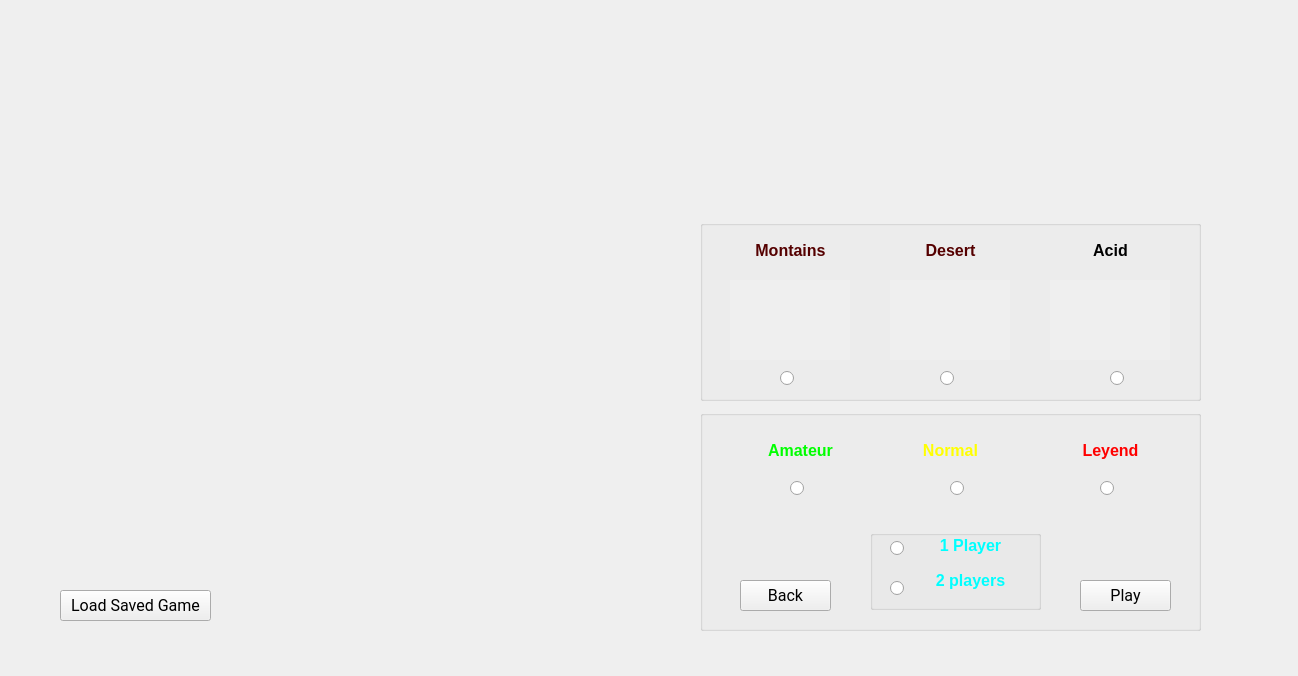
<?xml version="1.0" encoding="UTF-8"?>
<ui version="4.0">
 <class>game_options</class>
 <widget class="QWidget" name="game_options">
  <property name="geometry">
   <rect>
    <x>0</x>
    <y>0</y>
    <width>1298</width>
    <height>676</height>
   </rect>
  </property>
  <property name="windowTitle">
   <string>Form</string>
  </property>
  <widget class="QGroupBox" name="groupBox">
   <property name="geometry">
    <rect>
     <x>700</x>
     <y>220</y>
     <width>501</width>
     <height>181</height>
    </rect>
   </property>
   <property name="title">
    <string/>
   </property>
   <widget class="QWidget" name="picture2" native="true">
    <property name="geometry">
     <rect>
      <x>190</x>
      <y>60</y>
      <width>120</width>
      <height>80</height>
     </rect>
    </property>
    <property name="autoFillBackground">
     <bool>true</bool>
    </property>
   </widget>
   <widget class="QWidget" name="picture3" native="true">
    <property name="geometry">
     <rect>
      <x>350</x>
      <y>60</y>
      <width>120</width>
      <height>80</height>
     </rect>
    </property>
    <property name="autoFillBackground">
     <bool>true</bool>
    </property>
   </widget>
   <widget class="QWidget" name="picture1" native="true">
    <property name="geometry">
     <rect>
      <x>30</x>
      <y>60</y>
      <width>120</width>
      <height>80</height>
     </rect>
    </property>
    <property name="autoFillBackground">
     <bool>true</bool>
    </property>
   </widget>
   <widget class="QLabel" name="label">
    <property name="geometry">
     <rect>
      <x>40</x>
      <y>15</y>
      <width>101</width>
      <height>31</height>
     </rect>
    </property>
    <property name="text">
     <string>&lt;html&gt;&lt;head/&gt;&lt;body&gt;&lt;p align=&quot;center&quot;&gt;&lt;span style=&quot; font-size:12pt; font-weight:600; color:#550000;&quot;&gt;Montains&lt;/span&gt;&lt;/p&gt;&lt;/body&gt;&lt;/html&gt;</string>
    </property>
   </widget>
   <widget class="QLabel" name="label_2">
    <property name="geometry">
     <rect>
      <x>200</x>
      <y>15</y>
      <width>101</width>
      <height>31</height>
     </rect>
    </property>
    <property name="text">
     <string>&lt;html&gt;&lt;head/&gt;&lt;body&gt;&lt;p align=&quot;center&quot;&gt;&lt;span style=&quot; font-size:12pt; font-weight:600; color:#550000;&quot;&gt;Desert&lt;/span&gt;&lt;/p&gt;&lt;/body&gt;&lt;/html&gt;</string>
    </property>
   </widget>
   <widget class="QLabel" name="label_3">
    <property name="geometry">
     <rect>
      <x>360</x>
      <y>15</y>
      <width>101</width>
      <height>31</height>
     </rect>
    </property>
    <property name="text">
     <string>&lt;html&gt;&lt;head/&gt;&lt;body&gt;&lt;p align=&quot;center&quot;&gt;&lt;span style=&quot; font-size:12pt; font-weight:600;&quot;&gt;Acid&lt;/span&gt;&lt;/p&gt;&lt;/body&gt;&lt;/html&gt;</string>
    </property>
   </widget>
   <widget class="QRadioButton" name="world1">
    <property name="geometry">
     <rect>
      <x>80</x>
      <y>150</y>
      <width>16</width>
      <height>17</height>
     </rect>
    </property>
    <property name="text">
     <string/>
    </property>
   </widget>
   <widget class="QRadioButton" name="world2">
    <property name="geometry">
     <rect>
      <x>240</x>
      <y>150</y>
      <width>16</width>
      <height>17</height>
     </rect>
    </property>
    <property name="text">
     <string/>
    </property>
   </widget>
   <widget class="QRadioButton" name="world3">
    <property name="geometry">
     <rect>
      <x>410</x>
      <y>150</y>
      <width>16</width>
      <height>17</height>
     </rect>
    </property>
    <property name="text">
     <string/>
    </property>
   </widget>
   <zorder>label</zorder>
   <zorder>label_2</zorder>
   <zorder>label_3</zorder>
   <zorder>world1</zorder>
   <zorder>world2</zorder>
   <zorder>world3</zorder>
   <zorder>picture1</zorder>
   <zorder>picture2</zorder>
   <zorder>picture3</zorder>
  </widget>
  <widget class="QGroupBox" name="groupBox_2">
   <property name="geometry">
    <rect>
     <x>700</x>
     <y>410</y>
     <width>501</width>
     <height>221</height>
    </rect>
   </property>
   <property name="title">
    <string/>
   </property>
   <widget class="QRadioButton" name="normal">
    <property name="geometry">
     <rect>
      <x>250</x>
      <y>70</y>
      <width>16</width>
      <height>17</height>
     </rect>
    </property>
    <property name="text">
     <string/>
    </property>
   </widget>
   <widget class="QRadioButton" name="amateur">
    <property name="geometry">
     <rect>
      <x>90</x>
      <y>70</y>
      <width>16</width>
      <height>17</height>
     </rect>
    </property>
    <property name="text">
     <string/>
    </property>
   </widget>
   <widget class="QRadioButton" name="leyend">
    <property name="geometry">
     <rect>
      <x>400</x>
      <y>70</y>
      <width>16</width>
      <height>17</height>
     </rect>
    </property>
    <property name="text">
     <string/>
    </property>
   </widget>
   <widget class="QLabel" name="label_4">
    <property name="geometry">
     <rect>
      <x>50</x>
      <y>25</y>
      <width>101</width>
      <height>31</height>
     </rect>
    </property>
    <property name="text">
     <string>&lt;html&gt;&lt;head/&gt;&lt;body&gt;&lt;p align=&quot;center&quot;&gt;&lt;span style=&quot; font-size:12pt; font-weight:600; color:#00ff00;&quot;&gt;Amateur&lt;/span&gt;&lt;/p&gt;&lt;/body&gt;&lt;/html&gt;</string>
    </property>
   </widget>
   <widget class="QLabel" name="label_5">
    <property name="geometry">
     <rect>
      <x>200</x>
      <y>25</y>
      <width>101</width>
      <height>31</height>
     </rect>
    </property>
    <property name="text">
     <string>&lt;html&gt;&lt;head/&gt;&lt;body&gt;&lt;p align=&quot;center&quot;&gt;&lt;span style=&quot; font-size:12pt; font-weight:600; color:#ffff00;&quot;&gt;Normal&lt;/span&gt;&lt;/p&gt;&lt;/body&gt;&lt;/html&gt;</string>
    </property>
   </widget>
   <widget class="QLabel" name="label_6">
    <property name="geometry">
     <rect>
      <x>360</x>
      <y>20</y>
      <width>101</width>
      <height>41</height>
     </rect>
    </property>
    <property name="text">
     <string>&lt;html&gt;&lt;head/&gt;&lt;body&gt;&lt;p align=&quot;center&quot;&gt;&lt;span style=&quot; font-size:12pt; font-weight:600; color:#ff0000;&quot;&gt;Leyend&lt;/span&gt;&lt;/p&gt;&lt;/body&gt;&lt;/html&gt;</string>
    </property>
   </widget>
   <widget class="QPushButton" name="playbutton">
    <property name="geometry">
     <rect>
      <x>380</x>
      <y>170</y>
      <width>91</width>
      <height>31</height>
     </rect>
    </property>
    <property name="font">
     <font>
      <family>Roboto</family>
      <pointsize>12</pointsize>
     </font>
    </property>
    <property name="text">
     <string>Play</string>
    </property>
   </widget>
   <widget class="QPushButton" name="backbutton">
    <property name="geometry">
     <rect>
      <x>40</x>
      <y>170</y>
      <width>91</width>
      <height>31</height>
     </rect>
    </property>
    <property name="font">
     <font>
      <family>Roboto</family>
      <pointsize>12</pointsize>
     </font>
    </property>
    <property name="text">
     <string>Back</string>
    </property>
   </widget>
   <widget class="QGroupBox" name="groupBox_3">
    <property name="geometry">
     <rect>
      <x>170</x>
      <y>120</y>
      <width>171</width>
      <height>80</height>
     </rect>
    </property>
    <property name="title">
     <string/>
    </property>
    <widget class="QRadioButton" name="player1">
     <property name="geometry">
      <rect>
       <x>20</x>
       <y>10</y>
       <width>16</width>
       <height>17</height>
      </rect>
     </property>
     <property name="text">
      <string/>
     </property>
    </widget>
    <widget class="QRadioButton" name="player2">
     <property name="geometry">
      <rect>
       <x>20</x>
       <y>50</y>
       <width>16</width>
       <height>17</height>
      </rect>
     </property>
     <property name="text">
      <string/>
     </property>
    </widget>
    <widget class="QLabel" name="label_7">
     <property name="geometry">
      <rect>
       <x>50</x>
       <y>0</y>
       <width>101</width>
       <height>31</height>
      </rect>
     </property>
     <property name="text">
      <string>&lt;html&gt;&lt;head/&gt;&lt;body&gt;&lt;p align=&quot;center&quot;&gt;&lt;span style=&quot; font-size:12pt; font-weight:600; color:#00ffff;&quot;&gt;1 Player&lt;/span&gt;&lt;span style=&quot; color:#00ffff;&quot;/&gt;&lt;/p&gt;&lt;/body&gt;&lt;/html&gt;</string>
     </property>
    </widget>
    <widget class="QLabel" name="label_8">
     <property name="geometry">
      <rect>
       <x>50</x>
       <y>30</y>
       <width>101</width>
       <height>41</height>
      </rect>
     </property>
     <property name="text">
      <string>&lt;html&gt;&lt;head/&gt;&lt;body&gt;&lt;p align=&quot;center&quot;&gt;&lt;span style=&quot; font-size:12pt; font-weight:600; color:#00ffff;&quot;&gt;2 players&lt;/span&gt;&lt;/p&gt;&lt;/body&gt;&lt;/html&gt;</string>
     </property>
    </widget>
   </widget>
  </widget>
  <widget class="QPushButton" name="backbutton_2">
   <property name="geometry">
    <rect>
     <x>60</x>
     <y>590</y>
     <width>151</width>
     <height>31</height>
    </rect>
   </property>
   <property name="font">
    <font>
     <family>Roboto</family>
     <pointsize>12</pointsize>
    </font>
   </property>
   <property name="text">
    <string>Load Saved Game</string>
   </property>
  </widget>
 </widget>
 <resources/>
 <connections/>
</ui>
